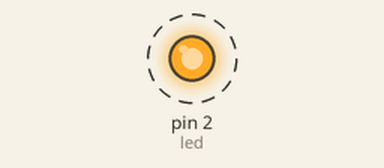
The sketch below on a simulated Arduino Uno, built with avr-gcc and run on an emulated ATmega328P. On the bench: output pins drawn as LEDs (lit = HIGH). Dashed ring = blinking. What the sketch prints to the serial monitor is not drawn.

Above: at 0.5 s.
Timing chart, 0 to 4.6 s (numbered marks = the images above):
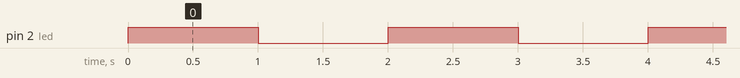

The sketch:

Printjuttu.ino
```cpp
#define led 2

void setup() {
  // put your setup code here, to run once:

  Serial.begin(9600);
  pinMode (led, OUTPUT);

}

#define viive1 1000


void loop() {

  Serial.println("ON");
  digitalWrite(led, HIGH);
  delay(viive1);
  Serial.println("OFF");
  digitalWrite(led, LOW);
  delay(viive1);

}
```

Measured:
- by itself, pin 2 (led): alternates HIGH for 1.0 s and LOW for 1.0 s
